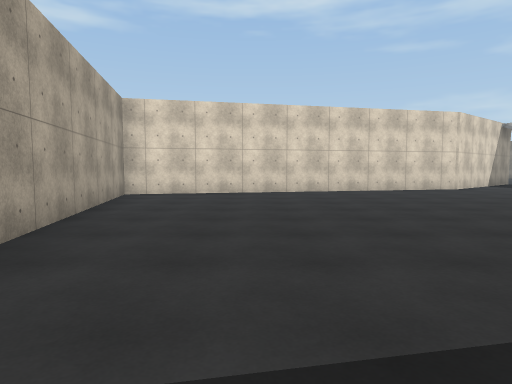
view 1 (above)

17 first-person views from a walk through a scene from a Unity 3-D project. The camera is 1.3 m above the floor, tilts 4° down and sees 75° across. The floor is counted in squares, 2 m on a side. Each view is taken from the middle of a square. On the plan, view 1 faces up. The plan holds only what a view shows up to about 10 squares ahead; the rest is blank. The place goes on beyond the plan. The player is left out. Surface patterns are stand-ins for the level's own textures.

view 2
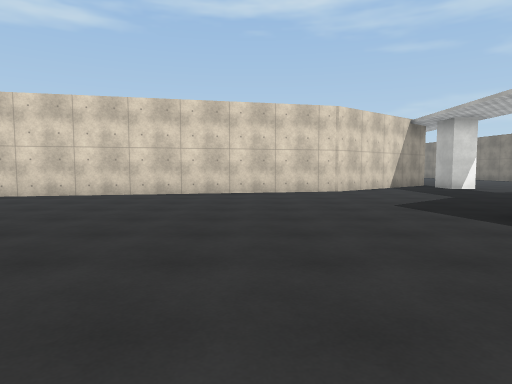

view 3
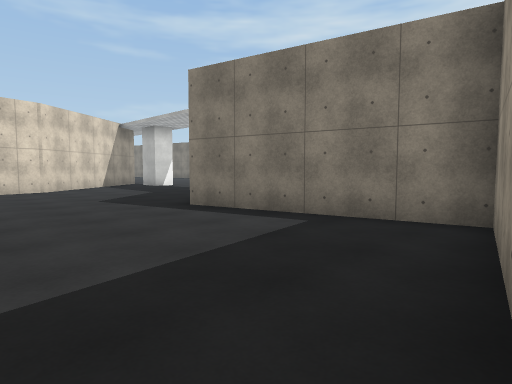

view 4
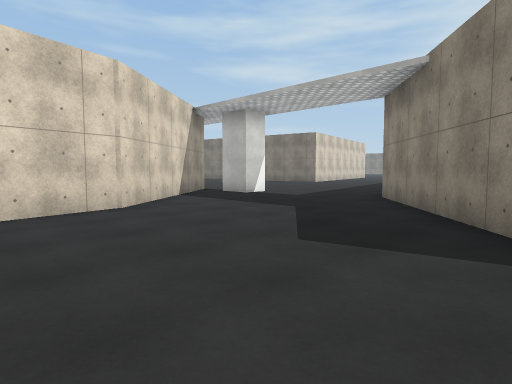

view 5
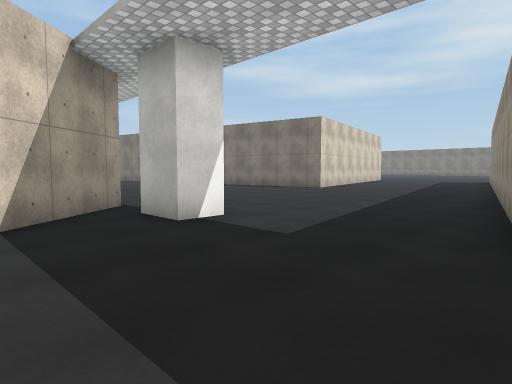

view 6
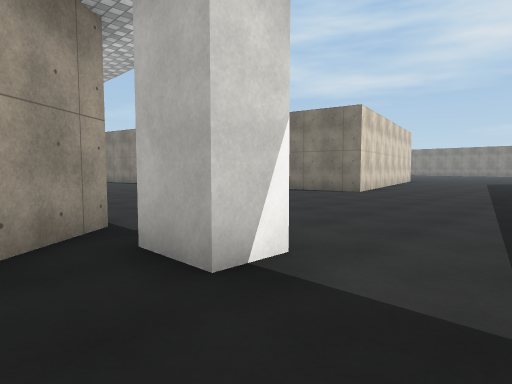

view 7
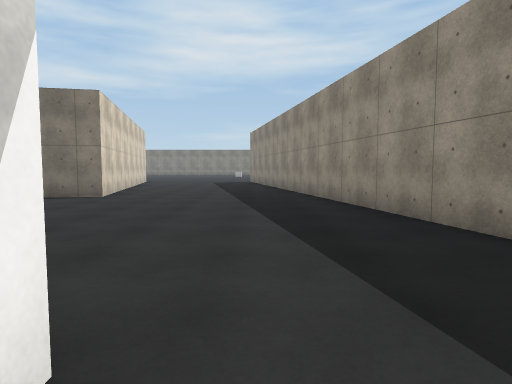

view 8
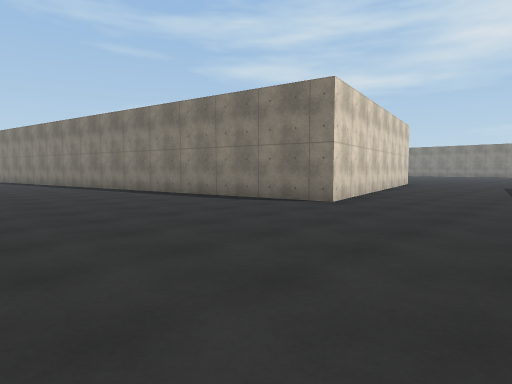

view 9
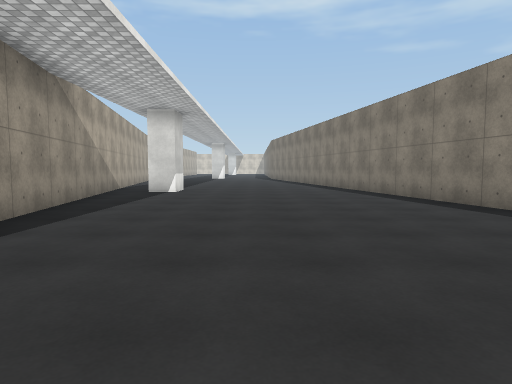

view 10
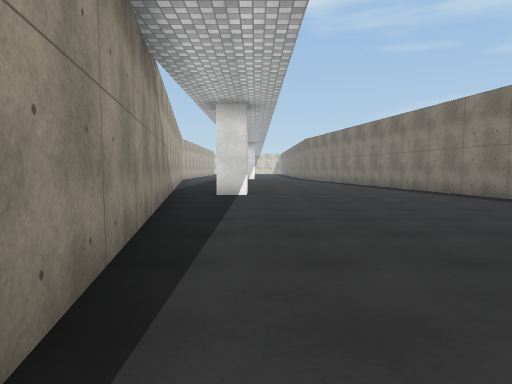

view 11
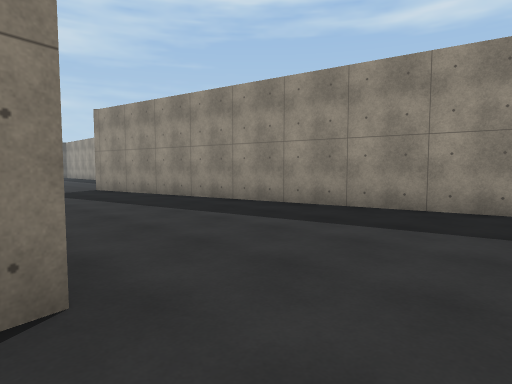

view 12
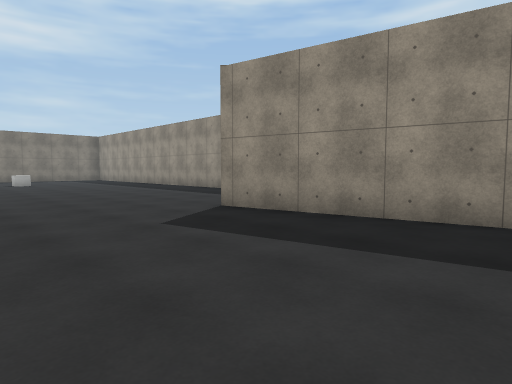

view 13
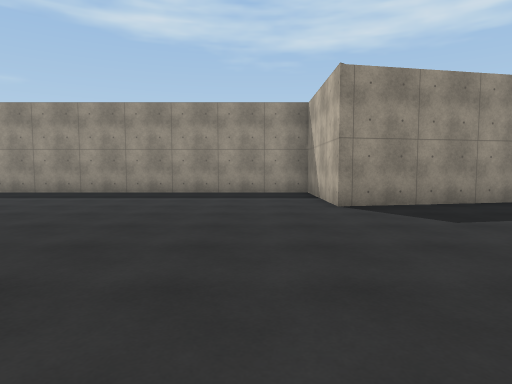

view 14
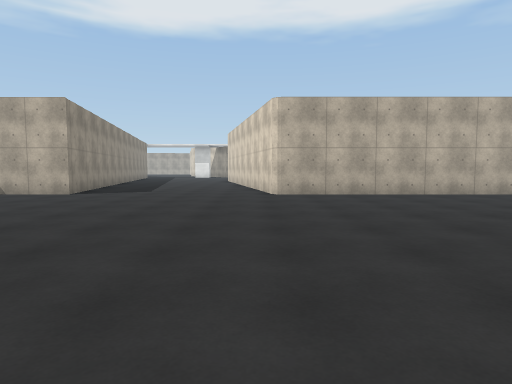

view 15
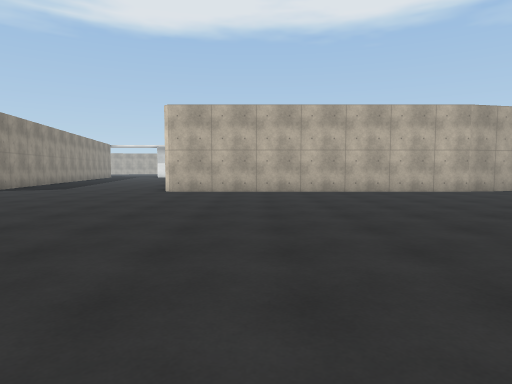

view 16
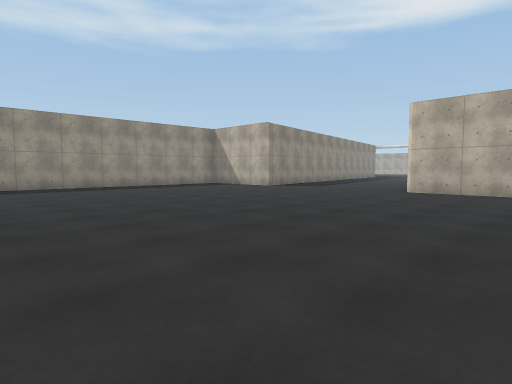

view 17
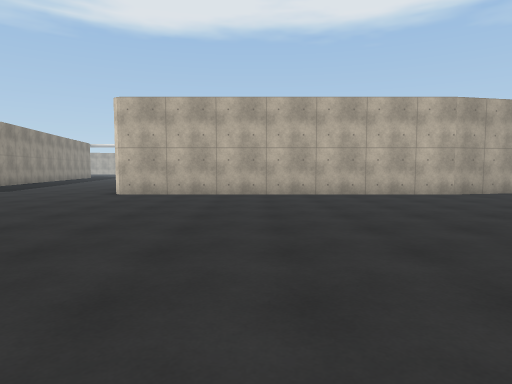

### Floor plan
Points are (right, up) in squares from view 1. A wall is a line through its corners. A room is listed if a view was taken in it or the views show most of it. See-through windows are left out.
Room 1 (views 1, 2, 3, 4, 5, 6, 7, 8, 9, 10, 11, 12, 13, 14, 15, 16, 17)
walls: (21.8, 15.4) (17.7, 14.5) (15.9, 24); (13, 8.6) (26.6, 11.3) (26.6, 7.9) (35, 7.9); (11.1, 11.6) (10.3, 11.6) (10.3, 12.8); (10.5, 13.9) (6.4, 10.5) (-3.3, 8.4) (-2.2, 2.8); (10.8, 23) (10.8, 22.2) (10, 22.2); (7.8, 5.4) (11.5, 8.4); (26.6, 24.5) (26.6, 16.4) (24.9, 16.1); (8.5, 24) (10.2, 15); (5.8, 0.2) (8.4, 0.7) (7.4, 5.1)

Where each view was taken, in squares from view 1:
view 1: 0 up, 0 right, facing up
view 2: 1 up, 4 right, facing up
view 3: 0 up, 4 right, facing up-right
view 4: 5 up, 4 right, facing up-right
view 5: 8 up, 8 right, facing up-right
view 6: 10 up, 9 right, facing up-right
view 7: 11 up, 10 right, facing right
view 8: 11 up, 12 right, facing up-right
view 9: 13 up, 13 right, facing up
view 10: 14 up, 11 right, facing up
view 11: 15 up, 16 right, facing down-right
view 12: 15 up, 22 right, facing down-right
view 13: 17 up, 28 right, facing down
view 14: 16 up, 35 right, facing left
view 15: 19 up, 36 right, facing left
view 16: 20 up, 36 right, facing down-left
view 17: 20 up, 35 right, facing left
